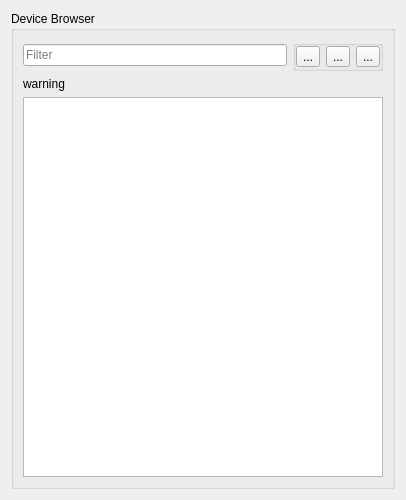
<?xml version="1.0" encoding="UTF-8"?>
<ui version="4.0">
 <class>Form</class>
 <widget class="QWidget" name="Form">
  <property name="geometry">
   <rect>
    <x>0</x>
    <y>0</y>
    <width>406</width>
    <height>500</height>
   </rect>
  </property>
  <property name="windowTitle">
   <string>Form</string>
  </property>
  <layout class="QVBoxLayout" name="verticalLayout">
   <item>
    <widget class="QGroupBox" name="browser_group_box">
     <property name="title">
      <string>Device Browser</string>
     </property>
     <layout class="QVBoxLayout" name="verticalLayout_2">
      <item>
       <layout class="QHBoxLayout" name="filter_layout">
        <item>
         <widget class="QLineEdit" name="filter_input">
          <property name="placeholderText">
           <string>Filter</string>
          </property>
         </widget>
        </item>
        <item>
         <widget class="QGroupBox" name="button_box">
          <layout class="QHBoxLayout" name="horizontalLayout">
           <property name="leftMargin">
            <number>0</number>
           </property>
           <property name="topMargin">
            <number>0</number>
           </property>
           <property name="rightMargin">
            <number>0</number>
           </property>
           <property name="bottomMargin">
            <number>0</number>
           </property>
           <item>
            <widget class="QToolButton" name="add_button">
             <property name="text">
              <string>...</string>
             </property>
            </widget>
           </item>
           <item>
            <widget class="QToolButton" name="save_button">
             <property name="text">
              <string>...</string>
             </property>
            </widget>
           </item>
           <item>
            <widget class="QToolButton" name="import_button">
             <property name="text">
              <string>...</string>
             </property>
            </widget>
           </item>
          </layout>
         </widget>
        </item>
       </layout>
      </item>
      <item>
       <widget class="QLabel" name="scan_running_warning">
        <property name="styleSheet">
         <string notr="true"/>
        </property>
        <property name="text">
         <string>warning</string>
        </property>
       </widget>
      </item>
      <item>
       <widget class="QListWidget" name="device_list"/>
      </item>
     </layout>
    </widget>
   </item>
  </layout>
 </widget>
 <resources/>
 <connections/>
</ui>
